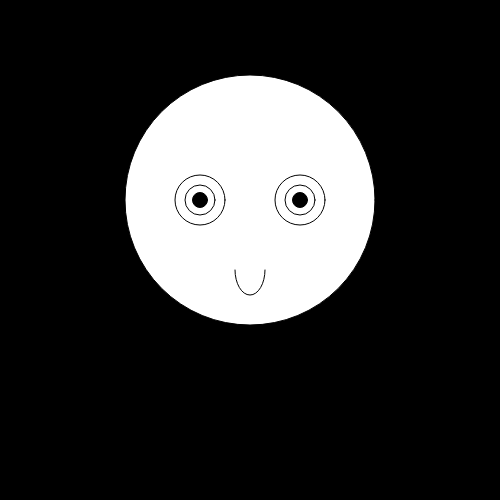
Frame 1 (no input)
Frame 60 (no input): identical to frame 1, image omitted
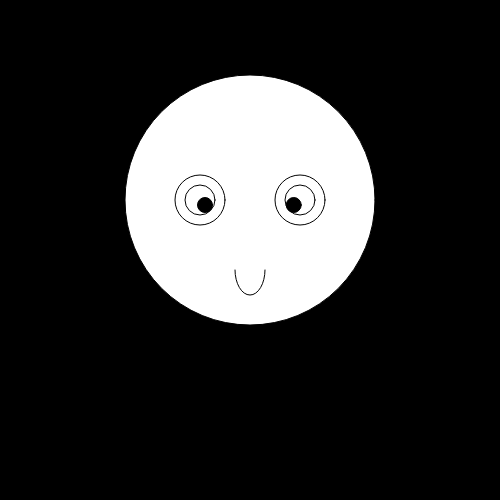
Frame 120 (the mouse pressed at the canvas centre since frame 60)

The p5.js sketch that drew these frames (run headless with seeded random() and noise() and a simulated clock; from frame 60 on, the mouse is pressed at the canvas centre):

// p5.js sketch
// ── sketch.js


var x=200;
var y=200;
var x2 = 300;
var y2 = 200;
var ymove = 2;
var xmove = 1;

function setup()
{
    createCanvas(500,500);
    fill(255);
}
function keyPressed()
{
    console.log(key);
}
function draw()
{
         var eye1 = map(mouseX,0,800,0,5);
     var eye2 = map(mouseX,0,800,0,5);
    //this command clears the background to black (try changing the numbers)
    background(0);
    fill(255); 
    ellipse(250,200,250,250);
    ellipse(200,200,50,50);
    ellipse(200,200,30,30);
    ellipse(300,200,50,50);
    ellipse(300,200,30,30);
    fill(0);
    ellipse(x,y,15,15);
    ellipse(x2,y,15,15);
    fill(255);
    arc(250, 270, 30, 50, TWO_PI, PI);

    var movem = map(mouseX,0,600,0,3);
    var movemY = map(mouseY,0,600,0,3);
    //left eye
    if(mouseX<208)
        {
             if(x>=195){
                 x = x - movem;
             }
        }
    if(mouseX>=210)
        {
            if(x<205){
                x=x+movem;
            }
        }
    if(mouseY<208)
        {
             if(y>=195){
                 y = y - movemY;
             }
        }
    if(mouseY>=210)
        {
            if(y<205){
                y=y+movemY;
            }
        }
    //right eye
    if(mouseX<308)
        {
             if(x2>=295){
                 x2 = x2 - movem;
             }
        }
    if(mouseX>=310)
        {
            if(x2<305){
                x2=x2+movem;
            }
        }

}
    
    
